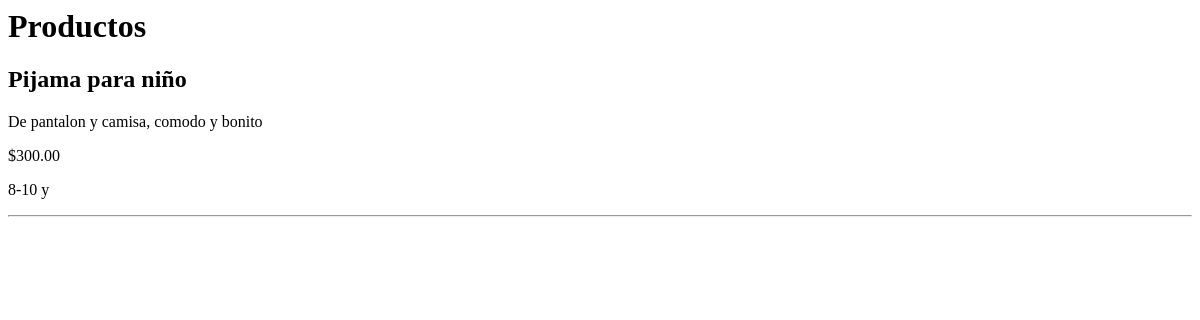
Page /niños/ on the earlier database version.
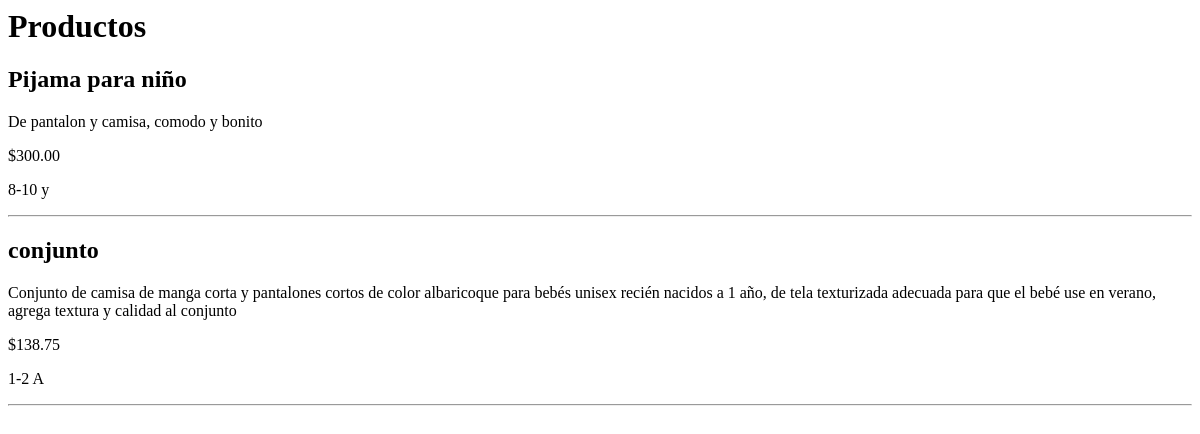
Same page on the later database version.
### tienda/models.py (models this page shows, shortened)
class Producto(models.Model):
    CATEGORIAS = [
        ('Hombre', 'Hombre'),
        ('Mujer', 'Mujer'),
        ('Niña', 'Niña'),
        ('Niño', 'Niño'),
    ]
    nombre = models.CharField(max_length=100)
    descripcion = models.TextField()
    precio = models.DecimalField(max_digits=10, decimal_places=2)
    talla = models.CharField(max_length=10)
    stock = models.IntegerField()
    categoria = models.CharField(max_length=20, choices=CATEGORIAS)
    imagen = models.ImageField(upload_to='productos/', null=True, blank=True)

### tienda/views.py (called while the page is built)
def niños(request):
    productos = Producto.objects.filter(categoria='Niño')
    return render(request, 'niños.html', {'productos': productos})

### tienda/templates/niños.html
<h1>Productos</h1>
{% for producto in productos %}
<h2>{{ producto.nombre }}</h2>
<p>{{ producto.descripcion }}</p>
<p>${{ producto.precio }}</p>
<p>{{ producto.talla }}</p>
<hr>
{% endfor %}

Differences in the rows shown:
added Producto: nombre "conjunto", descripcion "Conjunto de camisa de manga corta y pantalones cortos de color albaricoque para bebés unisex recién nacidos a 1 año, de tela texturizada adecuada para que el bebé use en verano, agrega textura y calidad al conjunto", precio "138.75", talla "1-2 A"
